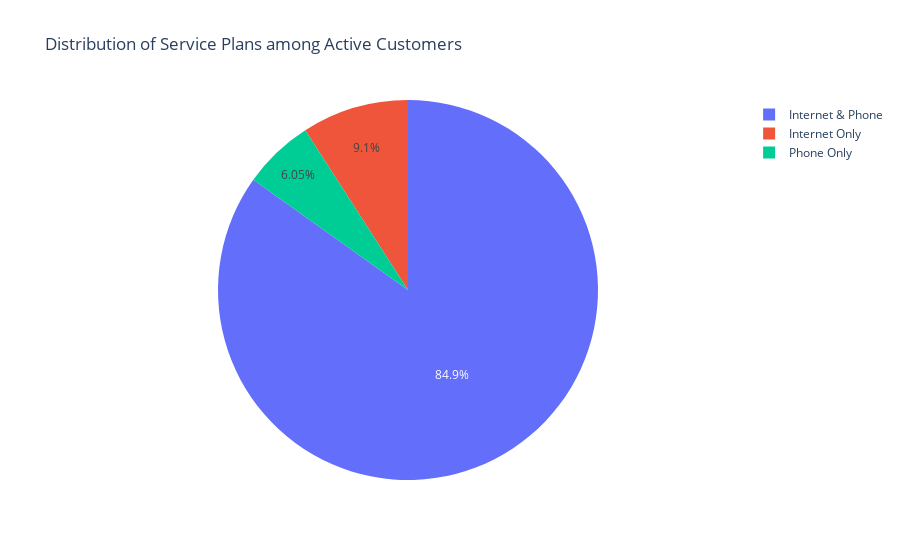

Notebook cell for this chart:
### Code cell
px.pie(active_users, names = 'InternetPhoneService', title ='Distribution of Service Plans among Active Customers')

### Figure 1 — Plotly figure (JSON) as saved in the notebook; plotly's stock layout.template omitted (floating-point values rounded to 4 significant figures; data arrays with more than 128 entries replaced by an {"elided": "..."} marker saying what was removed)
{"data": [{"domain": {"x": [0, 1], "y": [0, 1]}, "hovertemplate": "InternetPhoneService=%{label}<extra></extra>", "labels": {"elided": "1869 str values"}, "legendgroup": "", "name": "", "showlegend": true, "type": "pie"}], "layout": {"legend": {"tracegroupgap": 0}, "title": {"text": "Distribution of Service Plans among Active Customers"}}}
